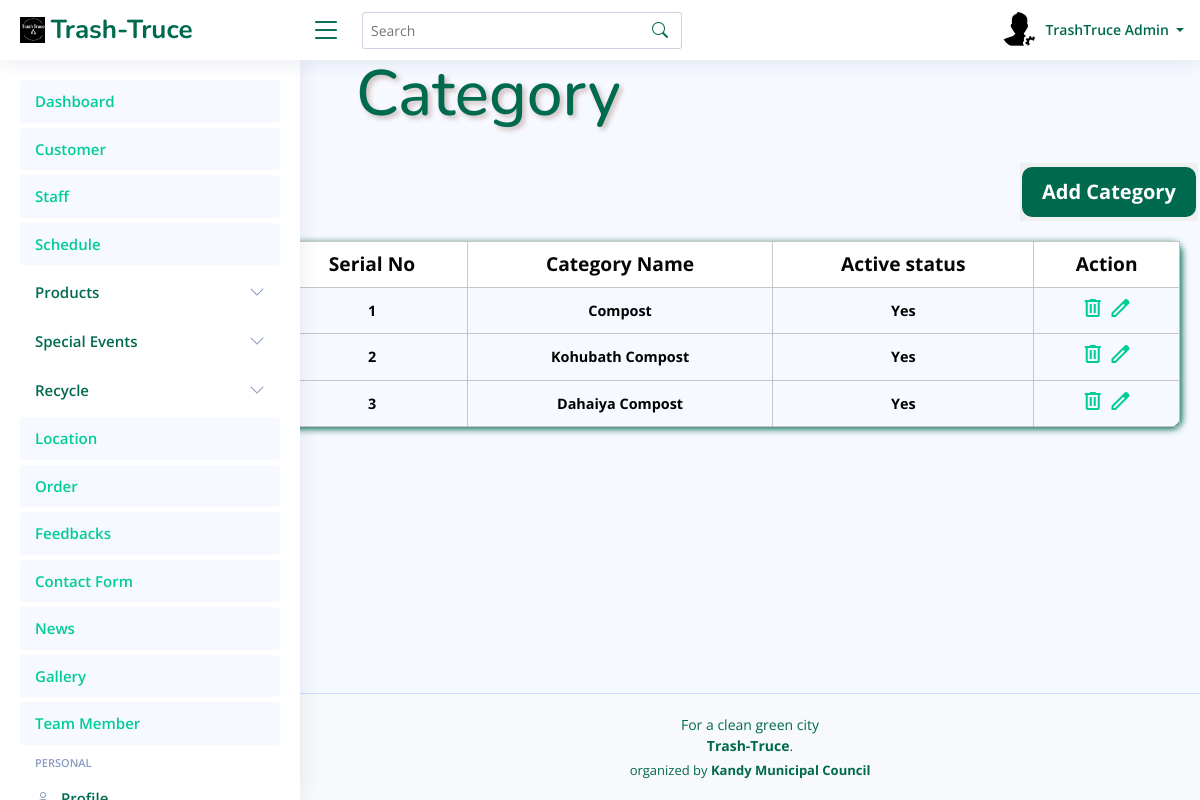
/admin_TrashTruce/Category.php (signed in), run on the app's committed database.
### tables this page shows
CREATE TABLE `category` (
  `ID` int(11) NOT NULL,
  `Title` text NOT NULL,
  `active` text NOT NULL
);

### FO/admin.php (called while the page is built, shortened)
<?php
class admin
{
    public static function GetAdmin($ID)
    {
        try {
            $query = "SELECT `ID`, `Full_Name`, `Image`, `About`, `Job`, `Address`, `Phone`, `Email`, `password` FROM `admin` WHERE `ID` = :ID ";
            $conn = Conn::GetConnection();
            $st = $conn->prepare($query);
            $st->bindValue(":ID", $ID, PDO::PARAM_INT);
            $st->execute();
            $r = $st->fetch(PDO::FETCH_ASSOC);
            if ($r) {
                $admin = new admin();
                $admin->ID = $r['ID'];
                $admin->fullname = $r['Full_Name'];
                $admin->image = $r['Image'];
                $admin->about = $r['About'];
                $admin->job = $r['Job'];
                $admin->address = $r['Address'];
                $admin->phone = $r['Phone'];
                $admin->email = $r['Email'];
                $admin->password = $r['password'];
                return $admin;
            }
            return null;
        } catch (Exception $th) {
            throw $th;
        }
    }
}
?>

### FO/products.php (called while the page is built, shortened)
<?php
class Products
{
public static function GetCategories()
{
    try {
        $query = "SELECT `ID`, `Title`, `active` FROM `category`";
        $conn = Conn::GetConnection();
        $result = $conn->query($query);
        $categories = array();
        foreach ($result->fetchAll() as $r) {
            $category = new Products();
            $category->cID = $r['ID'];
            $category->cName = $r['Title'];
            $category->cactive = $r['active'];
            array_push($categories, $category);
        }
        return $categories;
    } catch (Exception $th) {
        throw $th;
    }
}
}
?>

### admin_TrashTruce/Category.php (the view, shortened to what this page needs)
<?php
include('../FO/products.php');
try {
    $categories = Products::GetCategories();
} catch (Exception $e) {
    echo 'Error: ' . $e->getMessage();
}
if (!empty($_GET['search'])) {
    $search = $_GET['search'];
    $categories = Products::SearchCategories($search);
} else {
    $categories = Products::GetCategories();
}
?>
<!DOCTYPE html>
<html lang="en">
<head>
    <link rel="stylesheet" href="assets/css/View.css">
</head>
<body>
    <div>
       <?php include "Header.php"; ?>
    </div>
    <div class="main">
        <div class="colorbar">
            <h1>Category</h1>
        </div>
        <div class="btnAll">
            <div class="btnAllDlt"><button class="btn10"><a href="AddCategory.php">Add Category</a></button></div>
        </div>
        <div class="intro">
            <table>
                <tr>
                    <th>Serial No</th>
                    <th>Category Name</th>
                    <th>Active status</th>
                    <th>Action</th>
                </tr>
                <?php if (count($categories) > 0): ?>
                <?php foreach ($categories as $index => $category): ?>
                <tr>
                    <td><?php echo $index + 1; ?></td>
                    <td><?php echo $category->cName; ?></td>
                    <td><?php echo $category->cactive; ?></td>
                    <td>
                        <a href="deleteCategory.php?id=<?php echo $category->cID; ?>" onclick="return confirm('Are you sure you want to delete this Category?');"><span class="material-symbols-outlined">delete</span></a>
                        <a href="EditCategory.php?id=<?php echo $category->cID; ?>"><span class="material-symbols-outlined">edit</span></a>
                    </td>
                </tr>
                <?php endforeach; ?>
                <?php else: ?>
                    <tr>
                        <td colspan="7">No Category Details Found.</td>
                    </tr>
                <?php endif; ?>
            </table>
        </div>
    </div>
    <div>
    </div>
</body>
</html>

### admin_TrashTruce/Header.php (shortened to what this page needs)
<?php
include_once('../FO/admin.php');
?>
<!DOCTYPE html>
<html lang="en">
<head>
  <link href="assets/vendor/bootstrap/css/bootstrap.min.css" rel="stylesheet">
  <link href="assets/vendor/bootstrap-icons/bootstrap-icons.css" rel="stylesheet">
  <link href="assets/vendor/boxicons/css/boxicons.min.css" rel="stylesheet">
  <link href="assets/vendor/quill/quill.snow.css" rel="stylesheet">
  <link href="assets/vendor/quill/quill.bubble.css" rel="stylesheet">
  <link href="assets/vendor/remixicon/remixicon.css" rel="stylesheet">
  <link href="assets/vendor/simple-datatables/style.css" rel="stylesheet">
  <link href="assets/css/style.css" rel="stylesheet">
</head>
<body>
  <header id="header" class="header fixed-top d-flex align-items-center">
    <div class="d-flex align-items-center justify-content-between">
      <a href="index.html" class="logo d-flex align-items-center">
        <img src="assets/img/Untitled 1 (1).png" alt="">
        <span class="d-none d-lg-block">Trash-Truce</span>
      </a>
      <i class="bi bi-list toggle-sidebar-btn"></i>
    </div>
    <div class="search-bar">
      <form class="search-form d-flex align-items-center" method="GET" action="">
        <input type="text" name="search" placeholder="Search" value="<?php echo isset($_GET['search']) ? htmlspecialchars($_GET['search']) : ''; ?>" title="Enter search keyword">
        <button type="submit" title="Search"><i class="bi bi-search"></i></button>
      </form>
  </div>
    <nav class="header-nav ms-auto">
      <ul class="d-flex align-items-center">
        <li class="nav-item dropdown pe-3">
    <a class="nav-link nav-profile d-flex align-items-center pe-0" href="#" data-bs-toggle="dropdown">
        <?php
        $adminID = 1;
        $admin = admin::GetAdmin($adminID);
        if ($admin && !empty($admin->image)) {
            echo '<img src="' . $admin->image . '" alt="Profile" class="rounded-circle">';
        } else {
            echo '<img src="assets/img/default-profile-img.jpg" alt="Profile" class="rounded-circle">';
        }
        ?>
        <span class="d-none d-md-block dropdown-toggle ps-2">
            <?php
            if ($admin) {
                echo $admin->fullname;
            } else {
                echo "Admin Name";
            }
            ?>
        </span>
    </a>
        </li>
      </ul>
    </nav>
  </header>
  <aside id="sidebar" class="sidebar">
    <ul class="sidebar-nav" id="sidebar-nav">
      <li class="nav-item">
        <a class="nav-link " href="Dashboard.php">
          <span>Dashboard</span>
        </a>
      </li>
      <li class="nav-item">
        <a class="nav-link " href="Customer.php">
          <span>Customer</span>
        </a>
      </li>
      <li class="nav-item">
        <a class="nav-link " href="Staff.php">
          <span>Staff</span>
        </a>
      </li>
      <li class="nav-item">
        <a class="nav-link " href="Schedule.php">
          <span>Schedule</span>
        </a>
      </li>
      <li class="nav-item">
        <a class="nav-link collapsed" data-bs-target="#components-nav" data-bs-toggle="collapse" href="Products.php">
         <span>Products</span><i class="bi bi-chevron-down ms-auto"></i>
        </a>
      </li>
      <li class="nav-item">
        <a class="nav-link collapsed" data-bs-target="#components-nav" data-bs-toggle="collapse" href="#">
         <span>Special Events</span><i class="bi bi-chevron-down ms-auto"></i>
        </a>
      </li>
      <li class="nav-item">
        <a class="nav-link collapsed" data-bs-target="#components-nav" data-bs-toggle="collapse" href="#">
         <span>Recycle</span><i class="bi bi-chevron-down ms-auto"></i>
        </a>
      </li>
      <li class="nav-item">
        <a class="nav-link " href="Location.php">
          <span>Location</span>
        </a>
      </li>
      <li class="nav-item">
        <a class="nav-link " href="Order.php">
          <span>Order</span>
        </a>
      </li>
      <li class="nav-item">
        <a class="nav-link " href="Feedback.php">
          <span>Feedbacks</span>
        </a>
      </li>
      <li class="nav-item">
        <a class="nav-link " href="ContactUs.php">
          <span>Contact Form</span>
        </a>
      </li>
      <li class="nav-item">
        <a class="nav-link " href="News.php">
          <span>News</span>
        </a>
      </li>
      <li class="nav-item">
        <a class="nav-link " href="Gallery.php">
          <span>Gallery</span>
        </a>
      </li>
      <li class="nav-item">
        <a class="nav-link " href="Team.php">
          <span>Team Member</span>
        </a>
      </li>
      <li class="nav-heading">Personal</li>
      <li class="nav-item">
        <a class="nav-link collapsed" href="Profile.php">
          <i class="bi bi-person"></i>
          <span>Profile</span>
        </a>
      </li>
    </ul>
  </aside>
</body>
</html>

### admin_TrashTruce/assets/css/View.css (style rules this page uses)
body { font-family: "Open Sans", sans-serif; background: #f6f9ff; color: #444444; }
.main { padding: 0; }
.colorbar h1 { color: #006A4E; font-family: "Nunito", sans-serif; padding: 20px; text-shadow: 3px 3px 5px rgb(204, 188, 188); margin-left: 50px; font-size: 4em; margin-left: 28%; margin-top: 3%; }
.intro { margin-top: 0px; margin-left: 23%; margin-right: 20px; }
table { width: 100%; border-collapse: collapse; color: rgb(5, 5, 5); border-radius: 10px; box-shadow: 2px 2px 7px #006A4E; border-radius: 10px; }
table th { border: 1px solid #c2bcbcdd; border-radius: 2px; padding: 8px; text-align: center; font-size: 1.2em; }
table td { border: 1px solid #c2bcbcdd; border-radius: 2px; padding: 8px; text-align: center; color: black; font-size: 0.9em; font-weight: bold; }
table th { background-color:white }
.btn10 { border: none; padding: 0; }
.btnAllDlt { margin-left: 85%; margin-top: 10px; font-size: 1.3em; margin-bottom: 20px; border: none; }
.btnAllDlt a { background: #006A4E; border: none; color: white; padding: 10px 20px; text-align: center; text-decoration: none; display: inline-block; font-size: 20px; font-weight: bold; font-family: "Open Sans", sans-serif; margin: 4px 2px; cursor: pointer; border-radius: 10px; }

### admin_TrashTruce/assets/css/style.css (style rules this page uses)
:root { scroll-behavior: smooth; }
body { font-family: "Open Sans", sans-serif; background:#f6f9ff; color: #444444; }
a { color: #00cc96; text-decoration: none; }
h1, h2, h3, h4, h5, h6 { font-family: "Nunito", sans-serif; }
.logo { line-height: 1; }
@media (min-width: 1200px) { .logo { width: 280px; } }
.logo img { max-height: 26px; margin-right: 6px; }
.logo span { font-size: 26px; font-weight: 700; color: #006A4E; font-family: "Nunito", sans-serif; }
.header { transition: all 0.5s; z-index: 997; height: 60px; box-shadow: 0px 2px 20px rgba(1, 41, 112, 0.1); background-color: #fff; padding-left: 20px; }
.header .toggle-sidebar-btn { font-size: 32px; padding-left: 10px; cursor: pointer; color: #006A4E; }
.header .search-bar { min-width: 360px; padding: 0 20px; }
.header .search-form { width: 100%; }
.header .search-form input { border: 0; font-size: 14px; color: #006A4E; border: 1px solid rgba(1, 41, 112, 0.2); padding: 7px 38px 7px 8px; border-radius: 3px; transition: 0.3s; width: 100%; }
.header .search-form button { border: 0; padding: 0; margin-left: -30px; background: none; }
.header .search-form button i { color: #006A4E; }
.header-nav ul { list-style: none; }
.header-nav>ul { margin: 0; padding: 0; }
.header-nav .nav-profile { color: #006A4E; }
.header-nav .nav-profile img { max-height: 36px; }
.header-nav .nav-profile span { font-size: 14px; font-weight: 600; }
.sidebar { position: fixed; top: 60px; left: 0; bottom: 0; width: 300px; z-index: 996; transition: all 0.3s; padding: 20px; overflow-y: auto; scrollbar-width: thin; scrollbar-color: #aab7cf transparent; box-shadow: 0px 0px 20px rgba(1, 41, 112, 0.1); background-color: #fff; }
@media (min-width: 1200px) { #main, #footer { margin-left: 300px; } }
.sidebar-nav { padding: 0; margin: 0; list-style: none; }
.sidebar-nav li { padding: 0; margin: 0; list-style: none; }
.sidebar-nav .nav-item { margin-bottom: 5px; }
.sidebar-nav .nav-heading { font-size: 11px; text-transform: uppercase; color: #899bbd; font-weight: 600; margin: 10px 0 5px 15px; }
.sidebar-nav .nav-link { display: flex; align-items: center; font-size: 15px; font-weight: 600; color: #00cc96; transition: 0.3; background: #f6f9ff; padding: 10px 15px; border-radius: 4px; }
.sidebar-nav .nav-link i { font-size: 16px; margin-right: 10px; color: #00cc96; }
.sidebar-nav .nav-link.collapsed { color: #006A4E; background: #fff; }
.sidebar-nav .nav-link.collapsed i { color: #899bbd; }
.sidebar-nav .nav-link .bi-chevron-down { margin-right: 0; transition: transform 0.2s ease-in-out; }
.footer { padding: 20px 0; font-size: 14px; transition: all 0.3s; border-top: 1px solid #cddfff; }
.footer .copyright { text-align: center; color: #006A4E; }
.footer .credits { padding-top: 5px; text-align: center; font-size: 13px; color: #006A4E; }
.logo img { max-width: 100%; height: auto; }

### data on the page
category: Title "Compost", active "Yes"
category: Title "Kohubath Compost", active "Yes"
category: Title "Dahaiya Compost", active "Yes"

### other printed values
$admin->fullname "TrashTruce Admin"
